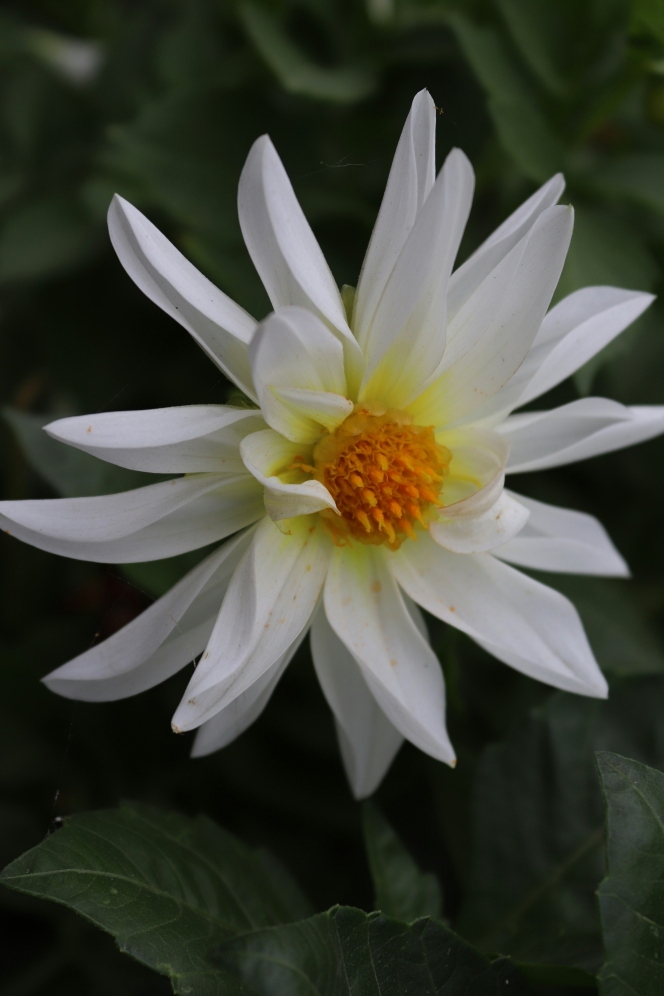
#> input picture julia-ly-scJ9atGup7E-unsplash.jpg, 2656 x 3984 px (shown at 1/4 size)
$ python puzzle.py
#> lines starting #> are read from the running program, lines starting #| are printed output that depends on the picture; long printed decimals are rounded
import numpy as np
import random
import matplotlib.pyplot as plt
from PIL import Image

# Load the image and convert to grayscale
image = Image.open("julia-ly-scJ9atGup7E-unsplash.jpg").convert("L")
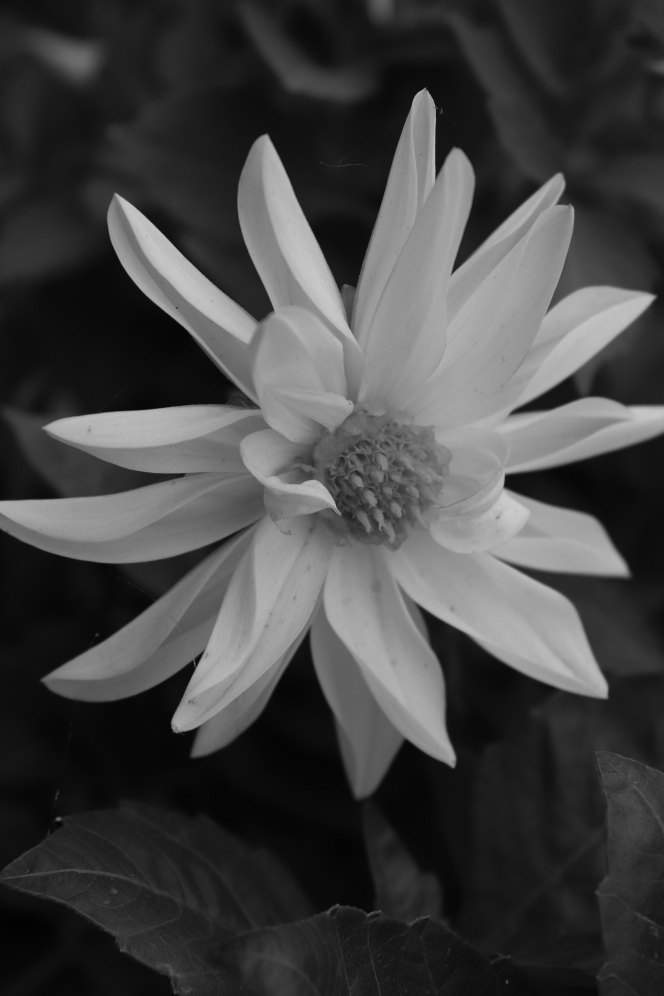
#> image: PIL image 2656x3984 L (shown at 1/4 size); min 1, max 205, mean 67.2
resized_image = image.resize((128, 64))
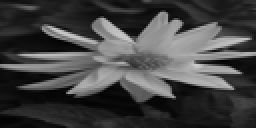
#> resized_image: PIL image 128x64 L (shown 2 times larger); min 0, max 204, mean 67.1
image_array = np.array(resized_image)

# Function to split the image into patches of 2 columns and 4 rows
def split_into_patches(image, num_rows, num_cols):
#> called with num_rows = 4, num_cols = 4
    patches = []
    row_height = image.shape[0] // num_rows
#> row_height = 16
    col_width = image.shape[1] // num_cols
#> col_width = 32
    for i in range(0, image.shape[0], row_height):
        for j in range(0, image.shape[1], col_width):
            patch = image[i:i+row_height, j:j+col_width]
            patches.append(patch)
#> after the loop, patches = 16 items
    return patches

# Create initial population
def create_initial_population(image, num_rows, num_cols, population_size):
    patches = split_into_patches(image, num_rows, num_cols)
#> patches = 16 items
    return [np.random.permutation(patches) for _ in range(population_size)]

# Fitness function (normalized to prevent overflow)
def calculate_fitness(individual, original_patches):
    fitness = 0
    for i in range(len(individual)):
        fitness -= np.sum(np.abs(individual[i] - original_patches[i])) / (individual[i].size)
    return fitness

# Apply elitism
def elitism(population, fitnesses, elite_size):
    sorted_population = [x for _, x in sorted(zip(fitnesses, population), key=lambda pair: pair[0], reverse=True)]
    return sorted_population[:elite_size]

# Apply Simulated Annealing
def simulated_annealing(individual, original_patches, initial_temp, cooling_rate):
    current_solution = individual.copy()
    current_fitness = calculate_fitness(current_solution, original_patches)
    temp = initial_temp

    while temp > 1:
        i, j = random.sample(range(len(current_solution)), 2)
        new_solution = current_solution.copy()
        new_solution[i], new_solution[j] = new_solution[j], new_solution[i]

        new_fitness = calculate_fitness(new_solution, original_patches)
        delta = new_fitness - current_fitness
        if delta > 0 or random.random() < np.exp(min(delta / temp, 700)):  # Limit to prevent overflow
            current_solution = new_solution
            current_fitness = new_fitness

        temp *= cooling_rate

    return current_solution

# Genetic algorithm
def genetic_algorithm(image_array, num_rows, num_cols, population_size, generations, elite_size, initial_mutation_rate, initial_temp, cooling_rate):
    population = create_initial_population(image_array, num_rows, num_cols, population_size)
#> population = 2000 items
    original_patches = split_into_patches(image_array, num_rows, num_cols)
#> original_patches = 16 items
    best_overall_individual = None
    best_overall_fitness = float('-inf')
    mutation_rate = initial_mutation_rate

    for generation in range(generations):
        fitnesses = [calculate_fitness(individual, original_patches) for individual in population]

        # Update the best individual
        if max(fitnesses) > best_overall_fitness:
            best_overall_fitness = max(fitnesses)
            best_overall_individual = population[np.argmax(fitnesses)]

        print(f"Generation {generation}: Best fitness = {best_overall_fitness}")

        # Save the best solution in each generation
        visualize_and_save_solution(best_overall_individual, num_rows, num_cols, image_array.shape, generation)

        # Apply elitism
        new_population = elitism(population, fitnesses, elite_size)

        # Create new population
        while len(new_population) < population_size:
            parent1, parent2 = random.sample(new_population, 2)
            crossover_point = random.randint(1, len(parent1) - 1)
            child = np.concatenate((parent1[:crossover_point], parent2[crossover_point:]))

            if random.random() < mutation_rate:
                i, j = random.sample(range(len(child)), 2)
                child[i], child[j] = child[j], child[i]

            new_population.append(child)

        # Improve elite individuals with Simulated Annealing
        for i in range(elite_size):
            new_population[i] = simulated_annealing(new_population[i], original_patches, initial_temp, cooling_rate)

        population = new_population

        # Gradually change the mutation rate
        mutation_rate = min(1.0, mutation_rate * 1.1)
#> this loop made 6 passes
#> best_overall_fitness on passes 1 to 6: -1283, -901.8, -505.5, -287.8, -208.1, -102.6
#| Generation 0: Best fitness = -1283.0
#| Generation 1: Best fitness = -901.779
#| Generation 2: Best fitness = -505.541
#| Generation 3: Best fitness = -287.752
#| Generation 4: Best fitness = -208.078
#| Generation 5: Best fitness = -102.586
#> pass 1, in visualize_and_save_solution, `plt.savefig(f"generation_{generation}.png")`:
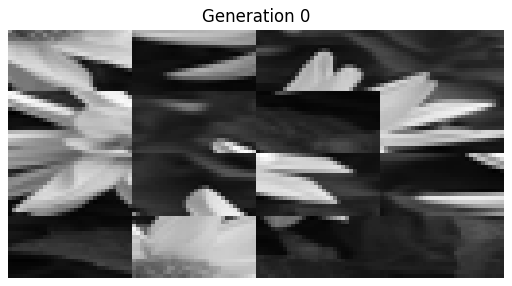
#> figure drawn by matplotlib, 1 panel
#> pass 2, in visualize_and_save_solution (call 2), `plt.savefig(f"generation_{generation}.png")`:
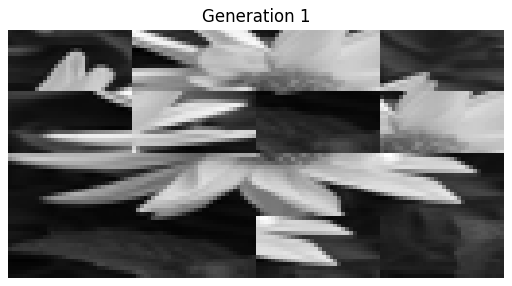
#> figure drawn by matplotlib, 1 panel
#> after the loop, best_overall_fitness = -102.6

    return best_overall_individual

# Visualize and save the solution
def visualize_and_save_solution(solution, num_rows, num_cols, original_shape, generation):
    row_height, col_width = original_shape[0] // num_rows, original_shape[1] // num_cols
    reconstructed = np.zeros(original_shape, dtype=np.uint8)
    index = 0
    for i in range(0, original_shape[0], row_height):
        for j in range(0, original_shape[1], col_width):
            reconstructed[i:i+row_height, j:j+col_width] = solution[index]
            index += 1
    plt.imshow(reconstructed, cmap='gray')
    plt.axis('off')
    plt.title(f"Generation {generation}")
    plt.savefig(f"generation_{generation}.png")  # Save the image
    plt.close()

# Run the algorithm
best_solution = genetic_algorithm(image_array, 4, 4, 2000, 6, 20, 0.3, 1500, 0.9)

# Original image size
original_shape = image_array.shape
#> original_shape = (64, 128)
visualize_and_save_solution(best_solution, 4, 4, original_shape, "final")
#> after the loop in visualize_and_save_solution (call 7), `for i in range(0, original_shape[0], row_height):`:
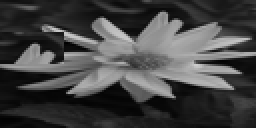
#> reconstructed: shape (64, 128) (shown 2 times larger); min 0, max 204, mean 67.6
#> after the loop in visualize_and_save_solution (call 7), `for i in range(0, original_shape[0], row_height):`: index = 16
